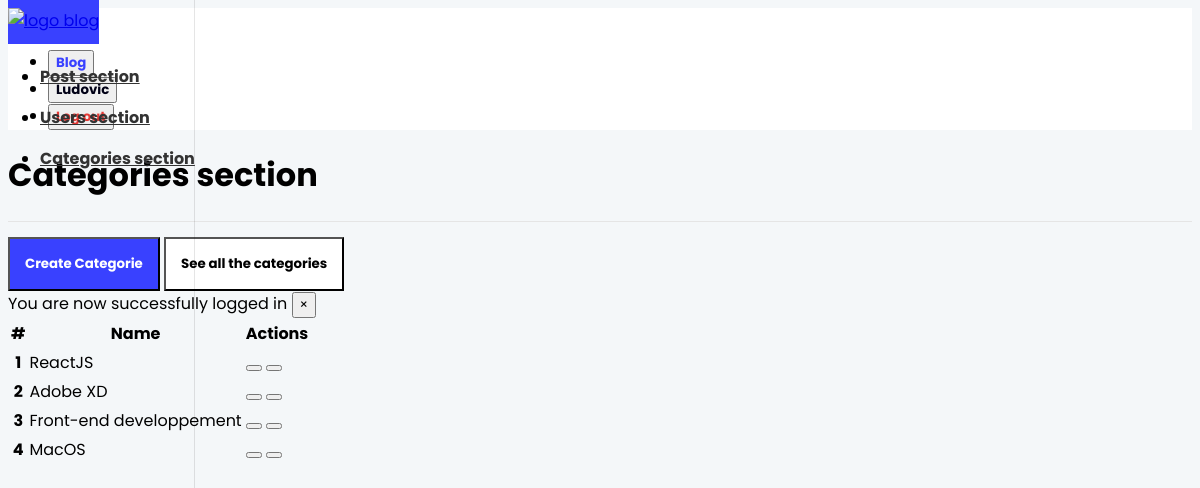
Page /app/admin/categories/categories.php (signed in) on the committed database.
### tables this page shows
CREATE TABLE `categories` (
  `id` int(11) NOT NULL,
  `name` varchar(100) NOT NULL,
  `description` text NOT NULL
);

### app/controllers/categories.php (called while the page is built, shortened)
<?php
include(ROOT_PATH . "/app/db/database.php");
$table       = "categories";
$categories = selectAllInTable($table);

### app/db/database.php (called while the page is built, shortened)
<?php
require("connect.php");
function selectAllInTable($table, $conditions = [])
{
    global $conn;
    $sql = "SELECT * FROM $table";
    if (empty($conditions)) {
        $fetcher = $conn->prepare($sql);
        $fetcher->execute();
        $payload = $fetcher->get_result()->fetch_all(MYSQLI_ASSOC);
        return $payload;
    }
}

### app/admin/categories/categories.php (the view, shortened to what this page needs)
<?php
    include(ROOT_PATH . "/app/controllers/categories.php");
?>
<!DOCTYPE html>
<html lang="en">
<head>
    <link rel="stylesheet" href="https://unpkg.com/bootstrap-material-design@4.1.1/dist/css/bootstrap-material-design.min.css" />
    <link rel="stylesheet" href="https://unicons.iconscout.com/release/v2.0.1/css/unicons.css" />
    <link href="../../../assets/dashboard.css" rel="stylesheet" />
</head>
<body>
    <?php include(ROOT_PATH . "/app/components/navbar_dashboard.php") ?>
    <div class="container-fluid">
        <div class="row">
            <main role="main" class="col-md-9 ml-sm-auto col-lg-10 pt-3 px-4">
                <div class="d-flex justify-content-between flex-wrap flex-md-nowrap align-items-center pb-2 mb-3 border-bottom">
                    <h1 style="font-weight: bold">Categories section</h1>
                </div>
                <a href="<?php echo BASE_URL . "app/admin/categories/create_categorie.php" ?>" style="text-decoration: none">
                    <button class="btn mr-2" style="background-color: #3941FF; color: white; padding: 15px; font-weight: bold; margin-top: 15px">
                        Create Categorie
                    </button>
                </a>
                <a href="<?php echo BASE_URL . "app/admin/categories/categories.php" ?>" style="text-decoration: none">
                    <button class="btn" style="background-color: white; color: black; padding: 15px; font-weight: bold; margin-top: 15px">
                        See all the categories
                    </button>
                </a>
                <?php include(ROOT_PATH . "/app/components/message_handler.php") ?>
                <div class="mt-5">
                    <table class="table table-borderless">
                        <thead>
                            <tr>
                                <th scope="col">#</th>
                                <th scope="col">Name</th>
                                <th scope="col">Actions</th>
                            </tr>
                        </thead>
                        <tbody>
                            <?php foreach ($categories as $key => $categorie): ?>
                            <tr>
                                <th scope="row"><?php echo $key + 1; ?></th>
                                <td><?php echo $categorie["name"]; ?></td>
                                <td>
                                    <button type="button" class="btn btn-secondary" data-toggle="tooltip" data-placement="top" title="Edit">
                                    </button>
                                    <button type="button" class="btn btn-secondary" data-toggle="tooltip" data-placement="top" title="Delete">
                                    </button>
                                </td>
                            </tr>
                            <?php endforeach; ?>
                        </tbody>
                    </table>
                </div>
            </main>
        </div>
    </div>
</body>
</html>

### assets/dashboard.css (style rules this page uses)
* { font-family: "Poppins", sans-serif !important; }
body { background-color: #f4f7f9 !important; }
.border-bottom { border-bottom: 1px solid #e5e5e5; }

### rows in the picture
categories: name "ReactJS"
categories: name "Adobe XD"
categories: name "Front-end developpement"
categories: name "MacOS"

### other values in the picture
$_SESSION['user_name'] "Ludovic"
$_SESSION["message"] "You are now successfully logged in"
